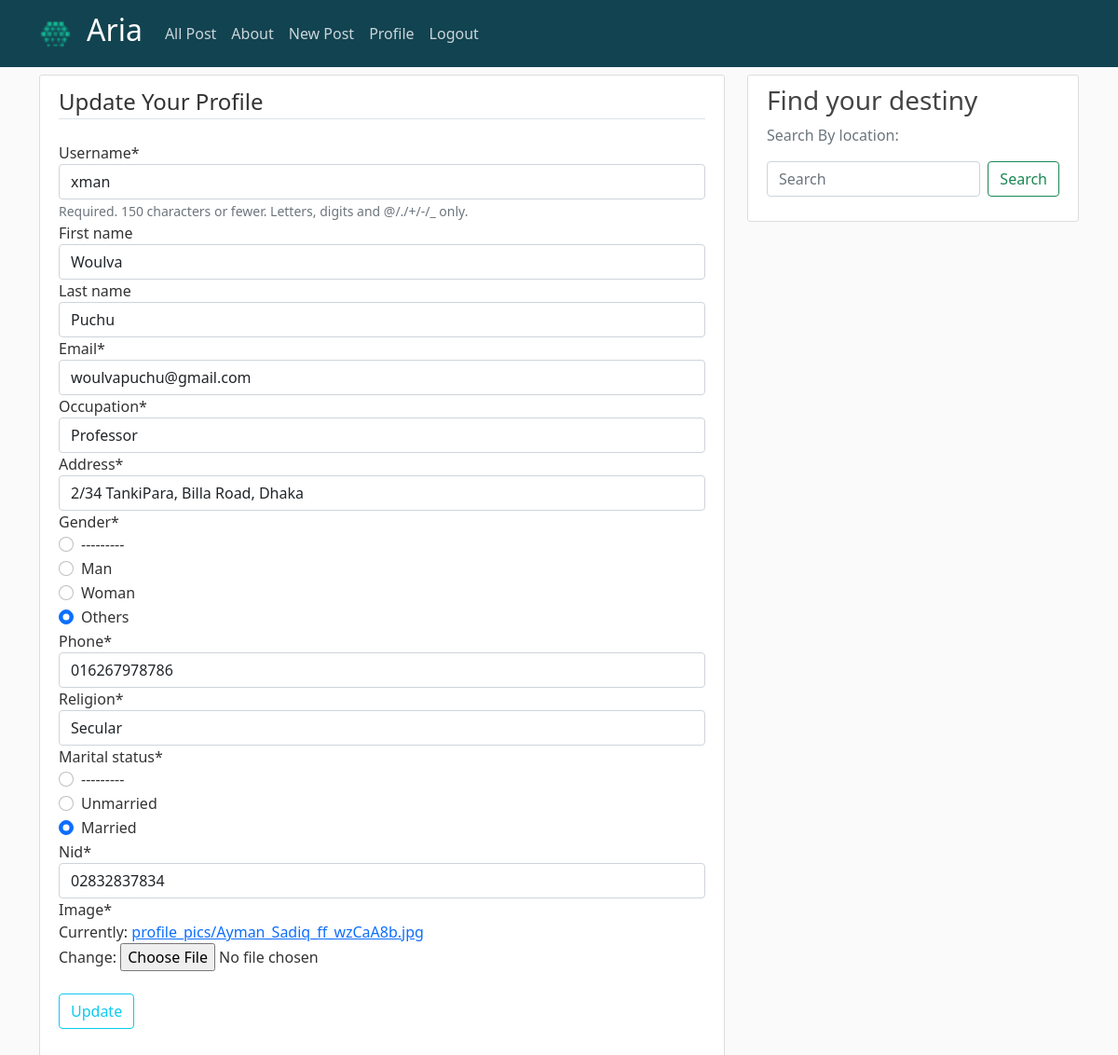
Page /update/ (signed in) on the earlier database version.
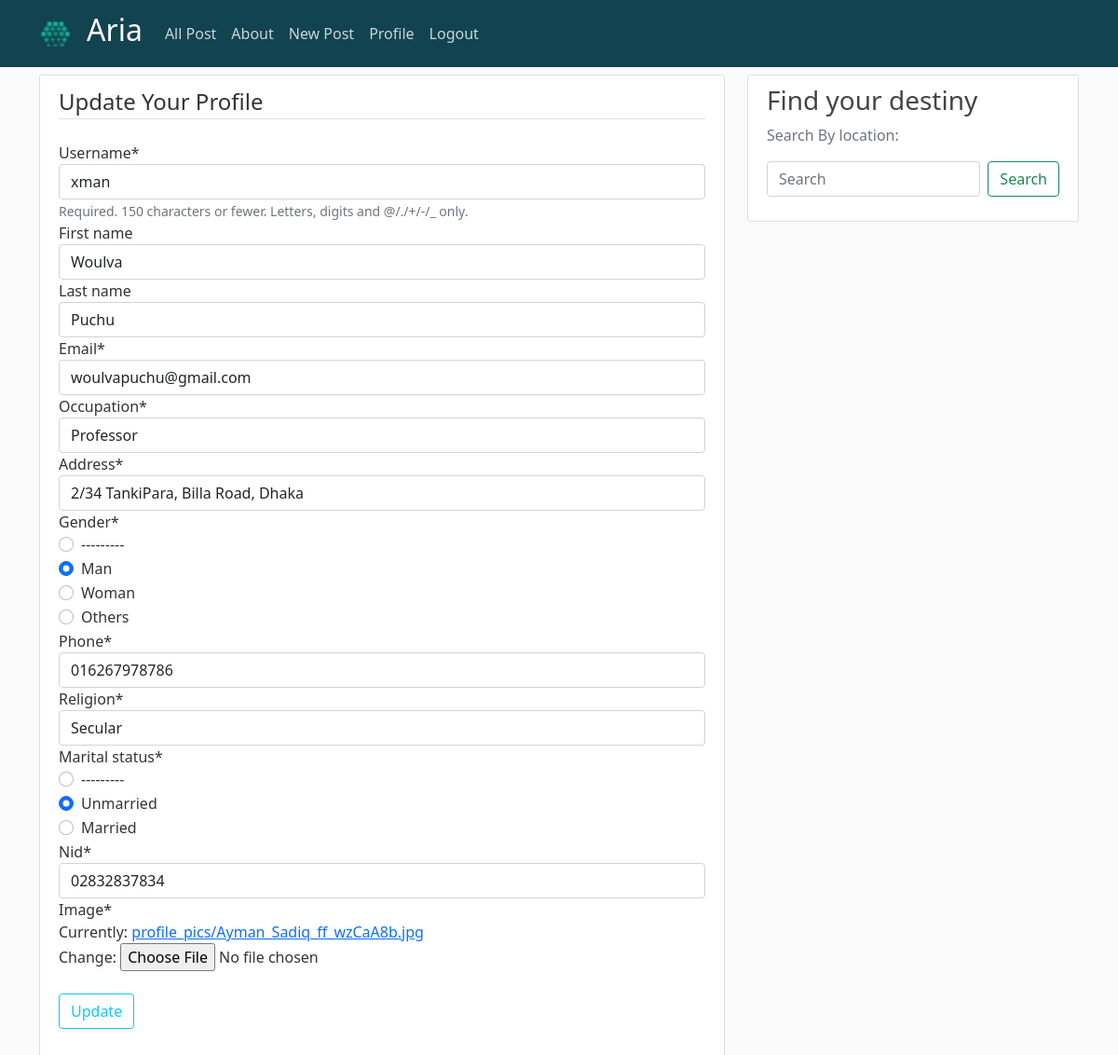
Same page on the later database version.
### users/models.py (models this page shows, shortened)
class Register(models.Model):
    user = models.OneToOneField(User, on_delete = models.CASCADE)
    occupation = models.CharField(max_length = 150)
    address = models.CharField(max_length = 150)
    gender = models.CharField(max_length=5,choices=GENDER_CHOICES)
    phone = models.CharField(max_length=12, null=True)
    religion = models.CharField(max_length = 20,null=True)
    marital_status = models.CharField(max_length=3,choices=MARITAL_CHOICES)
    nid = models.CharField(max_length=11)

### users/views.py (the view)
# urls.py: path('update/', user_views.update, name='update'),
@login_required
def update(request):
    if request.method == 'POST':
        u_form = UserUpdateForm(request.POST, instance = request.user)
        v_form = UserRegistrationUpdateForm(request.POST,request.FILES,instance=request.user.register)
        p_form = ProfileUpdateForm(request.POST,
        request.FILES,
        instance = request.user.profile)
        if u_form.is_valid() or v_form.is_valid() or p_form.is_valid():
            u_form.save()
            v_form.save()
            p_form.save()
            messages.success(request,f'Your account has been updated')
            return redirect('profile')
    else:
        u_form = UserUpdateForm(instance = request.user)
        v_form = UserRegistrationUpdateForm(instance=request.user.register)
        p_form = ProfileUpdateForm(instance = request.user.profile)
    context = {
        'u_form':u_form,
        'v_form':v_form,
        'p_form':p_form
    }
    return render(request,'users/update.html',context)

### users/forms.py
class UserUpdateForm(forms.ModelForm):
   email = forms.EmailField()
   class Meta:
        model = User
        fields = ['username','first_name','last_name', 'email']

class UserRegistrationUpdateForm(forms.ModelForm):
    class Meta:
        model = Register
        fields = ['occupation','address','gender','phone','religion','marital_status','nid']
        widgets = {
            'gender': forms.RadioSelect(),
            'marital_status': forms.RadioSelect()
        }

### users/templates/users/update.html (shortened to what this page needs)
{% extends "blog/base.html" %}
{% load crispy_forms_tags %}
{% block content %}
    <div class="content-section">
        <form method="POST" enctype="multipart/form-data">
          <fieldset class="form-group">
              <legend class = "border-bottom mb-4">Update Your Profile </legend>
              {{ u_form | crispy }}
              {{ v_form | crispy }}
              {{ p_form | crispy }}
          </fieldset>
          <br>
    <div class="form-group">
       <button class ="btn btn-outline-info" type="submit">Update</button>
    </div>
        </form>
        <br>
    </div>
{% endblock content %}

Differences in the rows shown:
changed Register "Professor": gender "☐ --------- ☐ Man ☐ Woman ☑ Others" → "☐ --------- ☑ Man ☐ Woman ☐ Others"; marital_status "☐ --------- ☐ Unmarried ☑ Married" → "☐ --------- ☑ Unmarried ☐ Married"
